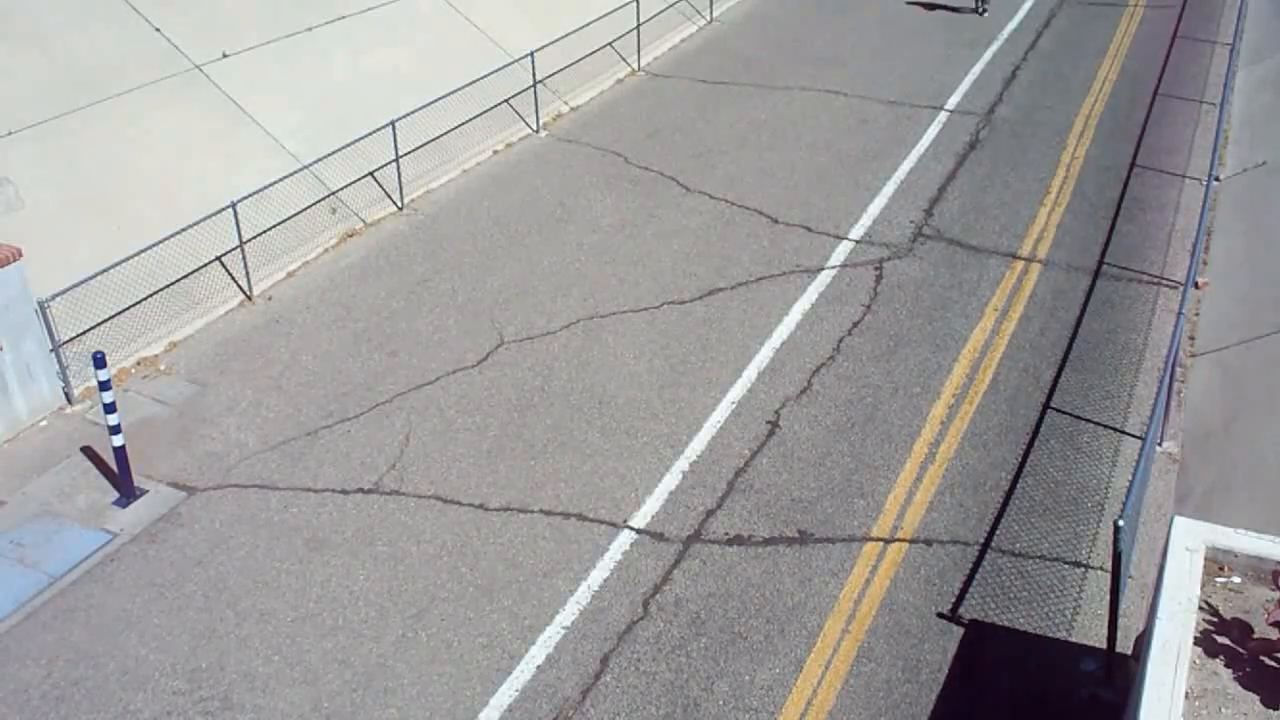
#> input picture frame 73 of Viktor/Kafka/data/video_1280x720.mp4, 1280 x 720 px, given in place of downscaledRotated.mov, which was not available
$ python test2.py
#> lines starting #> are read from the running program, lines starting #| are printed output that depends on the picture; pictures that were not available may be replaced by others from this repository, and a replacement may not be noted
#> further down, frame is the input picture: shape (720, 1280, 3); mean B, G, R 156.4, 156.4, 157.8
import cv2
import numpy as np

def apply_low_pass_filter(frame, cutoff_frequency):
#> called with cutoff_frequency = 0.05
    frame_gray = cv2.cvtColor(frame, cv2.COLOR_BGR2GRAY)
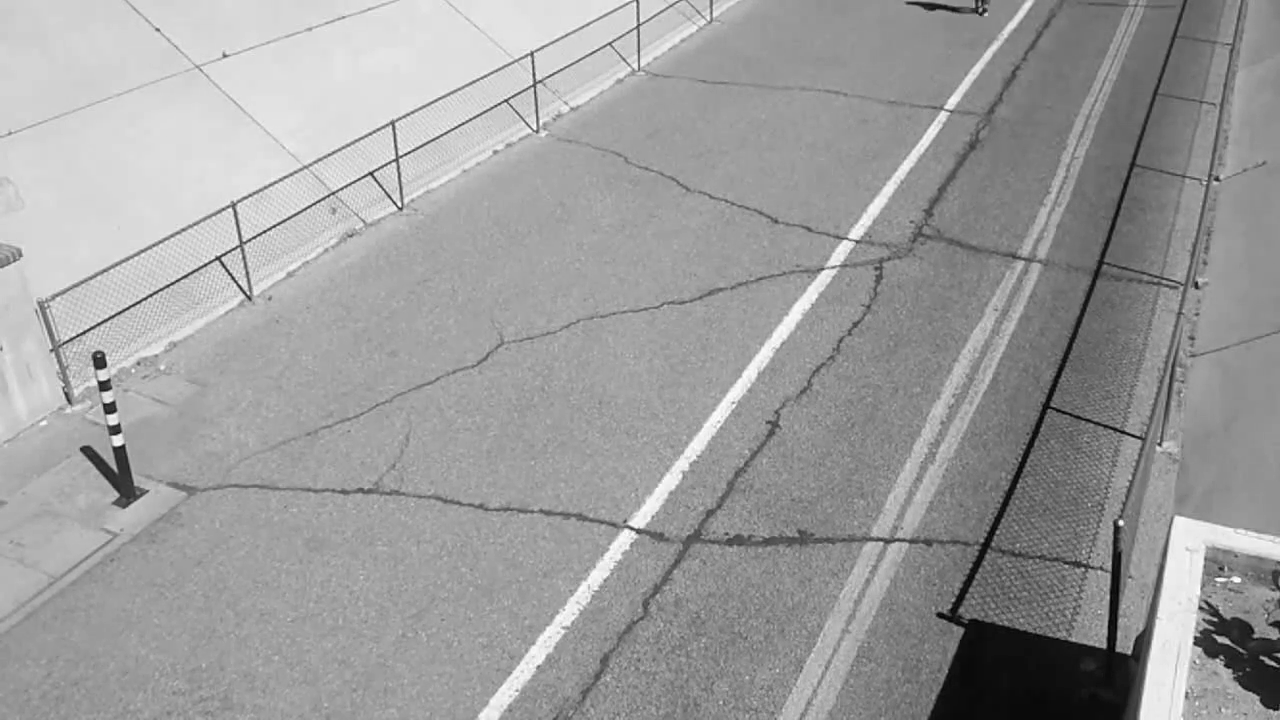
#> frame_gray: shape (720, 1280); min 1, max 255, mean 156.8

    frame_gray = frame_gray.astype(np.float32)
    frame_freq = cv2.dft(frame_gray, flags=cv2.DFT_COMPLEX_OUTPUT)

    rows, cols = frame_freq.shape[:2]
#> rows = 720; cols = 1280
    mask = np.zeros((rows, cols, 2), np.float32)
    cutoff_row = int(rows * cutoff_frequency)
#> cutoff_row = 36
    cutoff_col = int(cols * cutoff_frequency)
#> cutoff_col = 64
    mask[:cutoff_row, :cutoff_col] = 1

    frame_freq_filtered = frame_freq * mask

    frame_filtered = cv2.idft(frame_freq_filtered, flags=cv2.DFT_SCALE | cv2.DFT_REAL_OUTPUT)
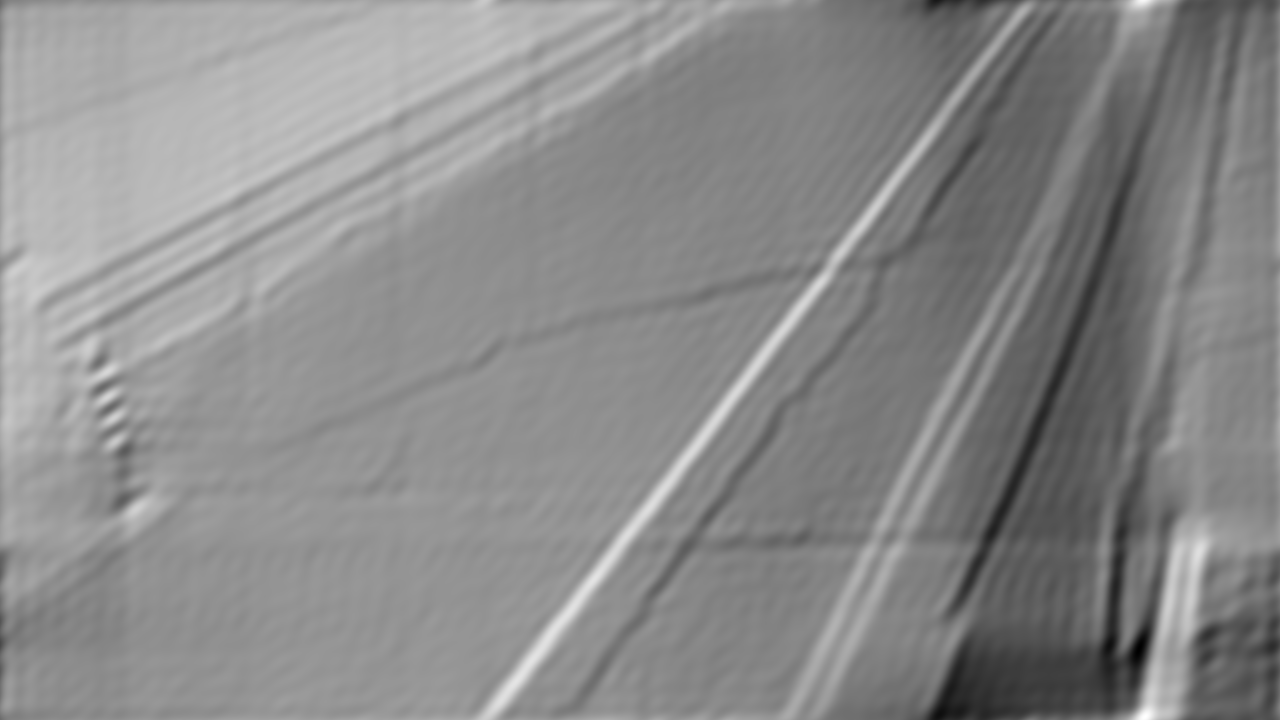
#> frame_filtered: shape (720, 1280) float32; min -6.93, max 294.1, mean 156.8; drawn with min black and max white

    return frame_filtered.astype(np.uint8)
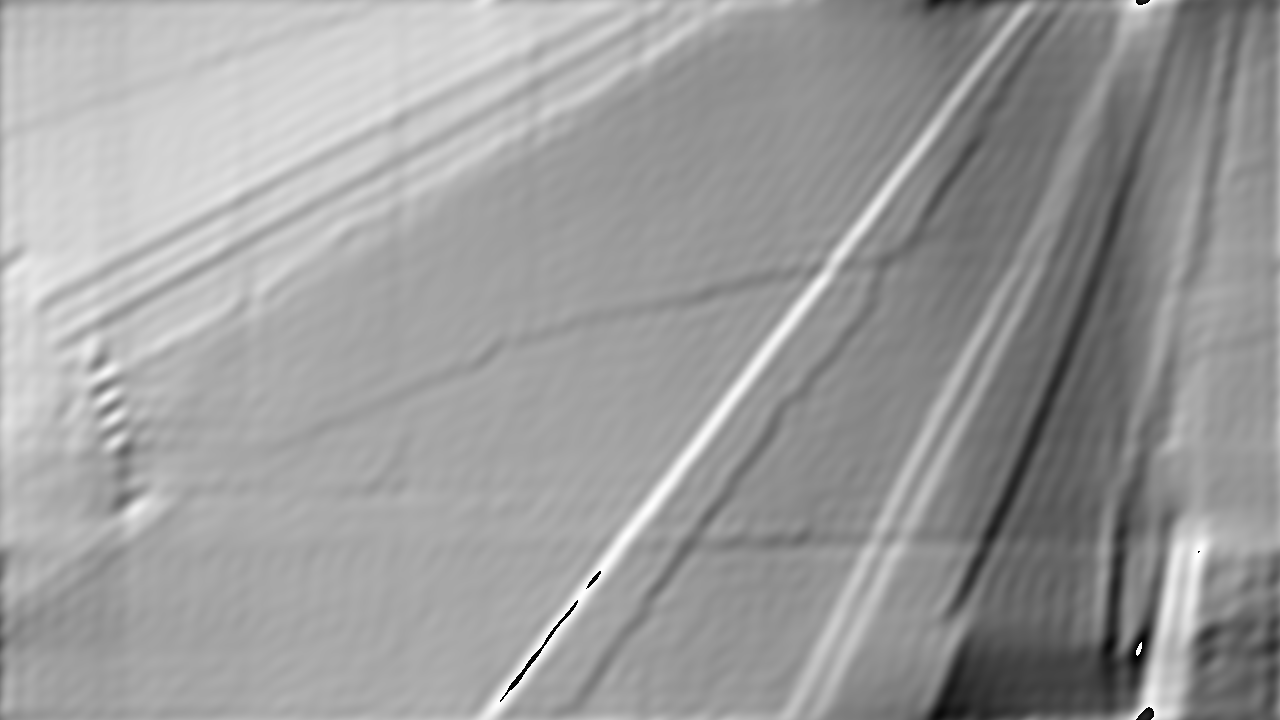
#> returned value: shape (720, 1280); min 0, max 255, mean 156.1

def add_noise_to_frame(frame, noise_level):
    noise = np.random.normal(0, noise_level, frame.shape).astype(np.uint8)
    noisy_frame = frame + noise
    return noisy_frame


video_path = 'downscaledRotated.mov'
cap = cv2.VideoCapture(video_path)

if not cap.isOpened():
    raise ValueError(f"Failed to open the video at '{video_path}'.")

cutoff_frequency = 0.05

while cap.isOpened():
    ret, frame = cap.read()


    if ret:
        # Apply the low-pass filter to the frame
        filtered_frame = apply_low_pass_filter(frame, cutoff_frequency)

        # Display the original and filtered frames
        cv2.imshow('Original Frame', frame)
        cv2.imshow('Filtered Frame', filtered_frame)

        # Break the loop if 'q' is pressed
        if cv2.waitKey(1) & 0xFF == ord('q'):
#> (key q is pressed here)
            break
    else:
        break

# Release the video capture and close the windows
cap.release()
cv2.destroyAllWindows()

$ run again, starting later in the video
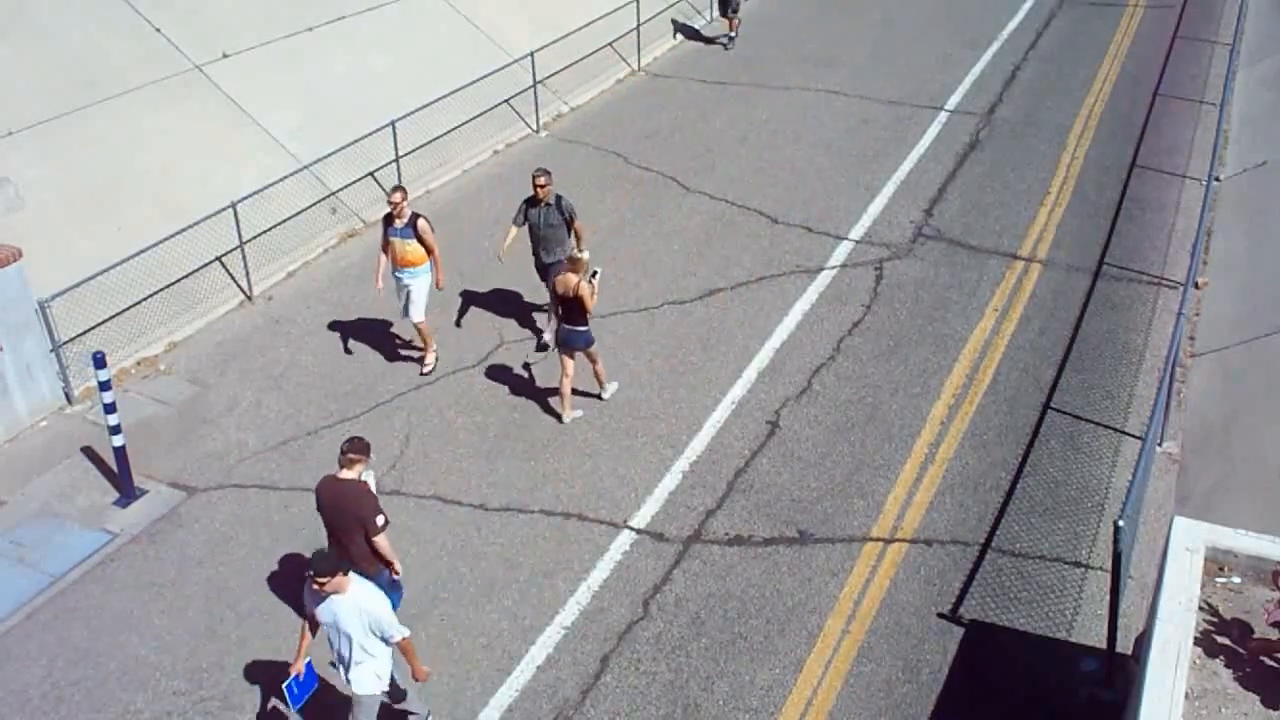
#> input picture frame 329 of Viktor/Kafka/data/video_1280x720.mp4, 1280 x 720 px, given in place of downscaledRotated.mov, which was not available
#> frame is the input picture: shape (720, 1280, 3); mean B, G, R 155.3, 152.6, 153.9
#> in apply_low_pass_filter, `frame_filtered = cv2.idft(frame_freq_filtered, flags=cv2.DFT_SCALE | c..`:
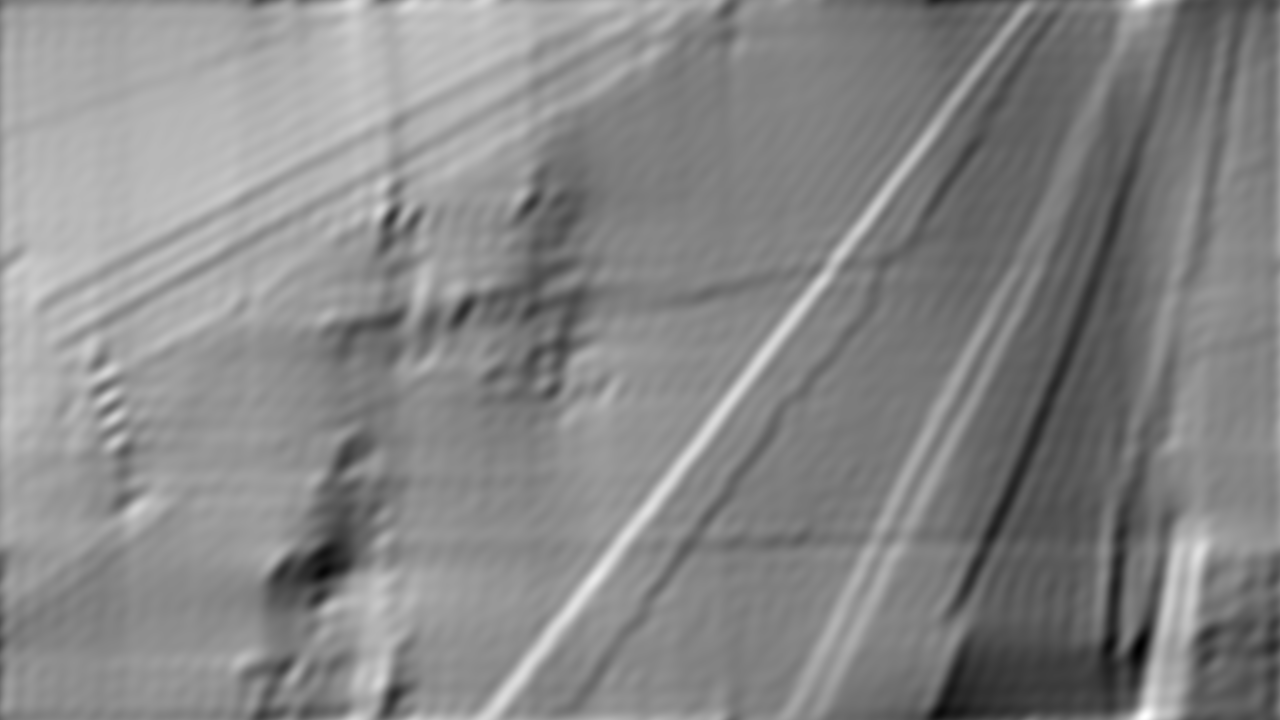
#> frame_filtered: shape (720, 1280) float32; min -5.08, max 293.8, mean 153.3; drawn with min black and max white
#> in apply_low_pass_filter, `return frame_filtered.astype(np.uint8)`:
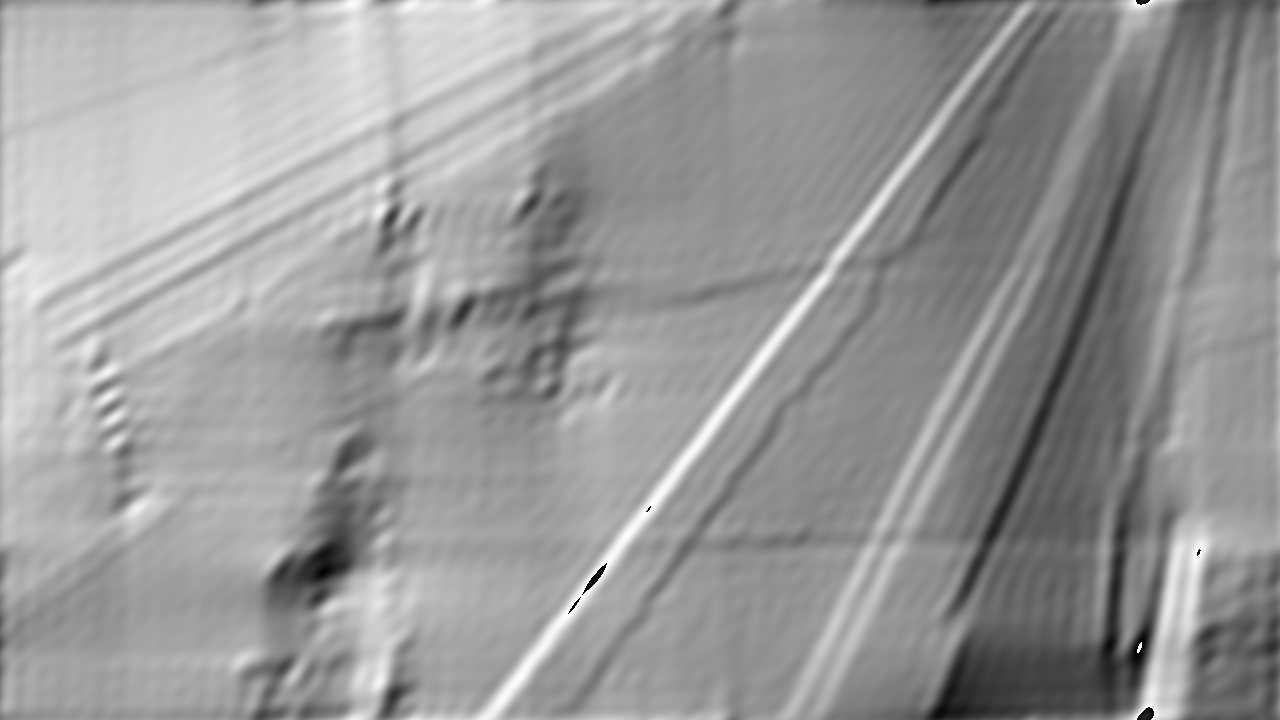
#> returned value: shape (720, 1280); min 0, max 255, mean 152.7

$ run again, starting later in the video
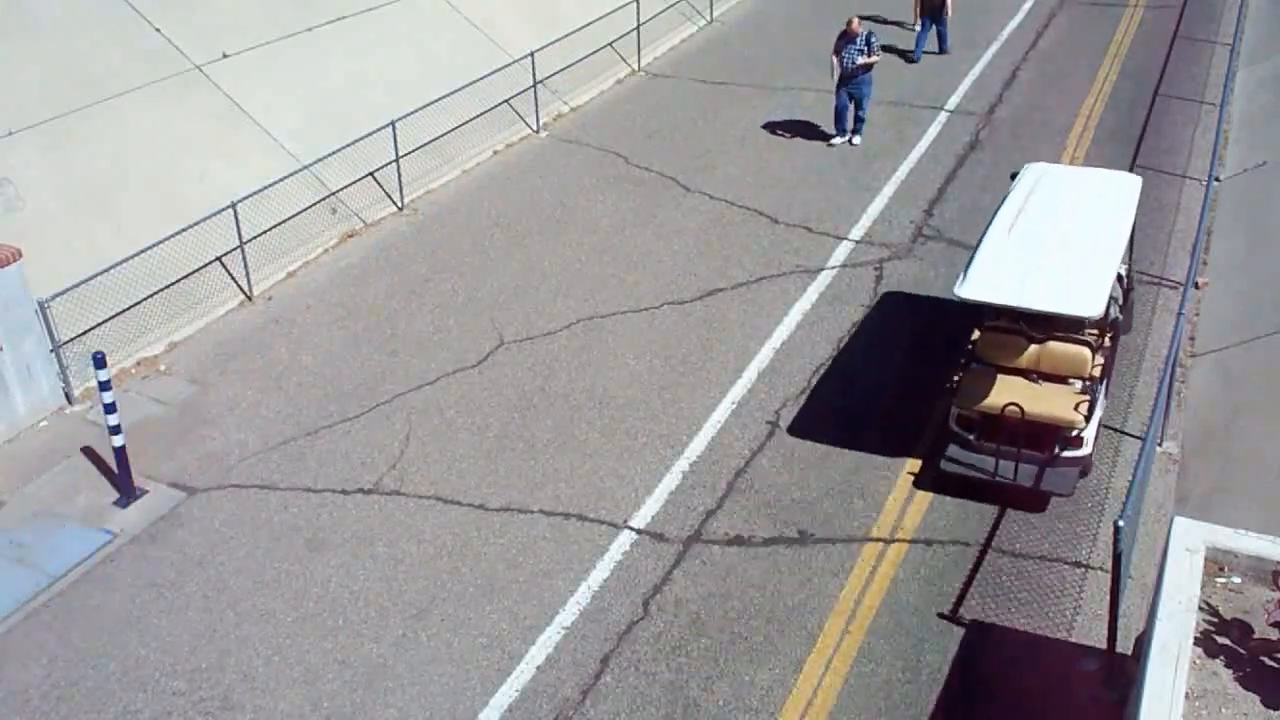
#> input picture frame 586 of Viktor/Kafka/data/video_1280x720.mp4, 1280 x 720 px, given in place of downscaledRotated.mov, which was not available
#> frame is the input picture: shape (720, 1280, 3); mean B, G, R 155.9, 153.8, 155.8
#> in apply_low_pass_filter, `frame_filtered = cv2.idft(frame_freq_filtered, flags=cv2.DFT_SCALE | c..`:
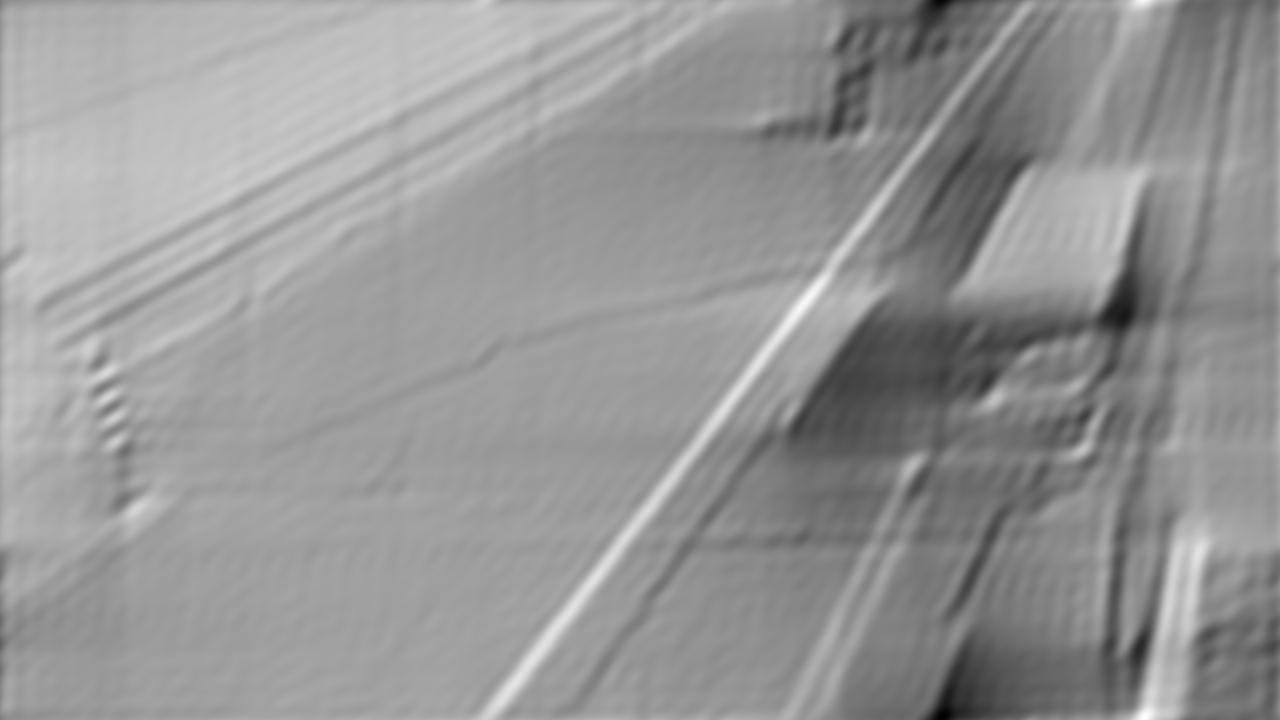
#> frame_filtered: shape (720, 1280) float32; min -52.71, max 298.8, mean 154.6; drawn with min black and max white
#> in apply_low_pass_filter, `return frame_filtered.astype(np.uint8)`:
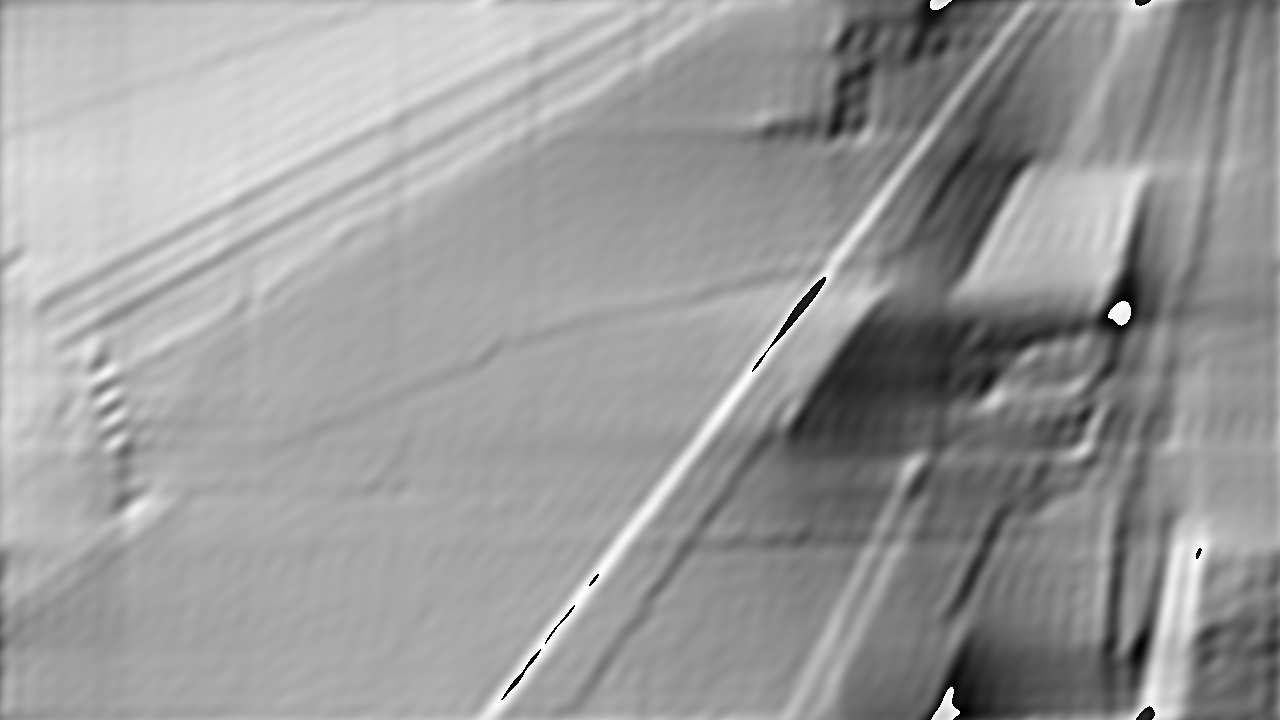
#> returned value: shape (720, 1280); min 0, max 255, mean 154
